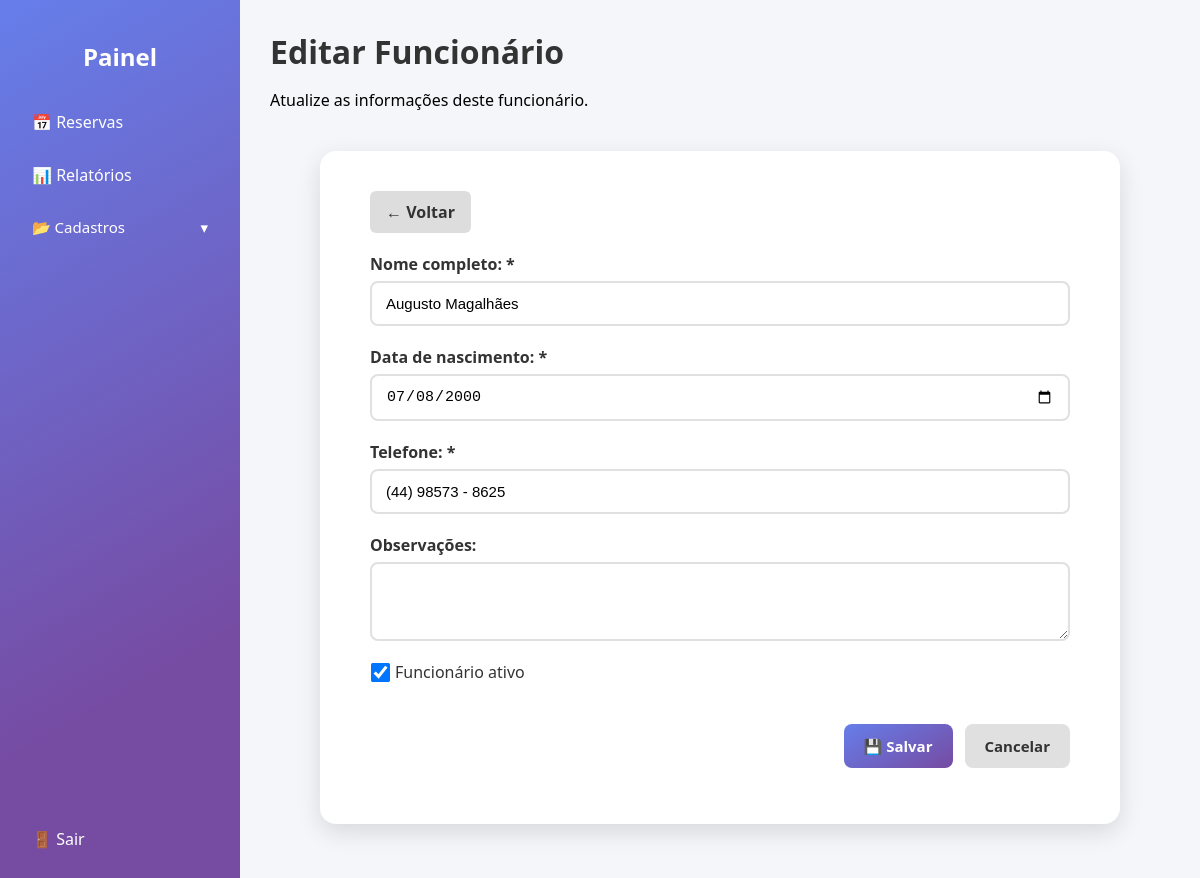
/funcionarios/edit.php?id=5 (signed in), run on the app's committed database.
### tables this page shows
CREATE TABLE `funcionarios` (
  `id_funcionario` int(11) NOT NULL,
  `nome_completo` varchar(100) NOT NULL,
  `data_nascimento` date DEFAULT NULL,
  `telefone` varchar(20) DEFAULT NULL,
  `observacoes` text DEFAULT NULL,
  `ativo` tinyint(1) DEFAULT 1
);

### funcionarios/edit.php (the view, shortened to what this page needs)
<?php
include '../includes/db.php';
include "../includes/header.php";
$id = $_GET['id'] ?? null;
$stmt = $conn->prepare("SELECT * FROM funcionarios WHERE id_funcionario = ?");
$stmt->bind_param("i", $id);
$stmt->execute();
$result = $stmt->get_result();
$funcionario = $result->fetch_assoc();
?>
<div class="painel-container">
    <?php include '../includes/sidebar.php'; ?>
    <main class="conteudo">
        <header class="painel-header">
            <h1>Editar Funcionário</h1>
            <p>Atualize as informações deste funcionário.</p>
        </header>
        <div class="cadastro-area">
            <a href="./index.php" class="btn-voltar">← Voltar</a>
            <form method="POST" class="form-cadastro">
                <div class="form-grupo">
                    <label>Nome completo: *</label>
                    <input type="text" name="nome_completo" value="<?= htmlspecialchars($funcionario['nome_completo']) ?>" required>
                </div>
                <div class="form-grupo">
                    <label>Data de nascimento: *</label>
                    <input type="date" name="data_nascimento" value="<?= htmlspecialchars($funcionario['data_nascimento']) ?>" required>
                </div>
                <div class="form-grupo">
                    <label>Telefone: *</label>
                    <input type="text" name="telefone" data-mask='(00) 00000 - 0000' value="<?= htmlspecialchars($funcionario['telefone']) ?>" required>
                </div>
                <div class="form-grupo">
                    <label>Observações:</label>
                    <textarea name="observacoes" rows="3"><?= htmlspecialchars($funcionario['observacoes']) ?></textarea>
                </div>
                <div class="form-grupo checkbox">
                    <label>
                        <input type="checkbox" name="ativo" <?= $funcionario['ativo'] ? 'checked' : '' ?>> Funcionário ativo
                    </label>
                </div>
                <div class="form-botoes">
                    <button type="submit" class="btn btn-salvar">💾 Salvar</button>
                    <a href="./index.php" class="btn btn-cancelar">Cancelar</a>
                </div>
            </form>
        </div>
    </main>
</div>
<?php include "../includes/footer.php"; ?>

### assets/css/painel.css (style rules this page uses)
body { font-family: "Segoe UI", Tahoma, Geneva, Verdana, sans-serif; background-color: #f4f6fa; margin: 0; display: flex; min-height: 100vh; overflow: hidden; }
.painel-container { display: flex; width: 100%; height: 100vh; overflow: hidden; }
.conteudo { flex: 1; overflow-y: auto; height: 100vh; padding: 30px; box-sizing: border-box; }
.painel-header { display: block; align-items: center; justify-content: space-between; gap: 10px; }
.painel-header h1 { margin: 0; color: #333; }
a, button { font-family: "Segoe UI", Tahoma, Geneva, Verdana, sans-serif; }

### assets/css/crud.css (style rules this page uses)
.cadastro-area { background: white; padding: 40px 50px; border-radius: 16px; box-shadow: 0 8px 25px rgba(0, 0, 0, 0.12); max-width: 700px; margin: 40px auto; }
.form-cadastro { display: flex; flex-direction: column; gap: 20px; }
.form-cadastro .form-grupo { display: flex; flex-direction: column; }
.form-cadastro .form-grupo label { font-weight: 600; color: #333; margin-bottom: 6px; }
.form-cadastro .form-grupo input, .form-cadastro .form-grupo select, .form-cadastro .form-grupo textarea { padding: 12px 14px; border: 2px solid #e0e0e0; border-radius: 8px; font-size: 15px; transition: border-color 0.3s, box-shadow 0.3s; }
.form-cadastro .form-grupo.checkbox label { display: flex; align-items: center; font-weight: 500; color: #333; }
.form-cadastro .form-grupo.checkbox input[type=checkbox] { margin-right: 8px; transform: scale(1.5); }
.form-botoes { display: flex; flex-wrap: wrap; justify-content: flex-end; gap: 12px; margin-top: 15px; }
.form-botoes .btn { padding: 12px 20px; border-radius: 8px; font-size: 15px; font-weight: 600; text-decoration: none; transition: all 0.2s ease; cursor: pointer; border: none; }
.form-botoes .btn.btn-salvar { background: linear-gradient(150deg, #667eea 0%, #764ba2 100%); color: white; }
.form-botoes .btn.btn-cancelar { background: #e0e0e0; color: #333; }
.btn-voltar { display: inline-block; margin-bottom: 20px; background: #ddd; color: #333; padding: 10px 16px; border-radius: 6px; font-weight: 600; text-decoration: none; transition: background 0.2s; }

### data on the page
funcionarios: nome_completo "Augusto Magalhães", data_nascimento "07/08/2000", telefone "(44) 98573 - 8625", ativo "☑"
